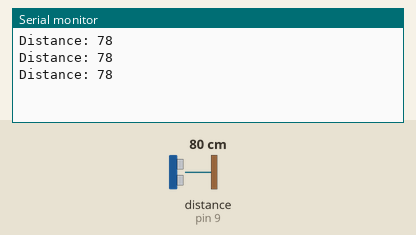
The sketch below on a simulated Arduino Uno, built with avr-gcc and run on an emulated ATmega328P. Parts: the last lines printed to the serial monitor. Wiring (inferred from the names in the program): ultrasonic range finder: trigger pin 9; echo pin 9. Inputs (shaded band) come from the test bench; at power-on: distance to the obstacle (sensor on pin 9) 80 cm. The echo pulse lasts 58.3 µs per cm.

Above: at 1.3 s.
1.4 s: distance to the obstacle (sensor on pin 9) set to 2 cm
At 1.9 s:
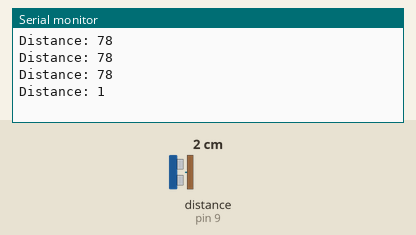
2.9 s: distance to the obstacle (sensor on pin 9) set to 4 cm
At 3.4 s:
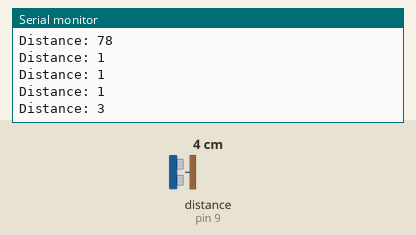
Timing chart, 0 to 5.9 s (numbered marks = the images above; inputs shaded):
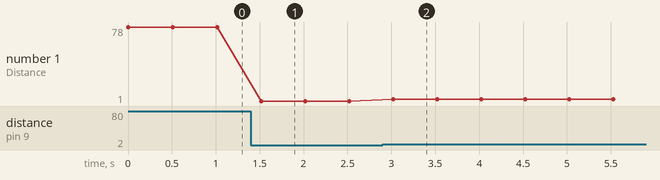

The sketch:

ultrasonic_distance_sensor1.ino
```cpp
const int signalPin = 9; // Signal pin for both Trig and Echo

long duration;
int distance;

void setup() {
  Serial.begin(9600);
}

void loop() {
  // Clear the signalPin
  pinMode(signalPin, OUTPUT);
  digitalWrite(signalPin, LOW);
  delayMicroseconds(2);

  // Trigger the sensor by setting the signalPin high for 10 microseconds
  digitalWrite(signalPin, HIGH);
  delayMicroseconds(10);
  digitalWrite(signalPin, LOW);

  // Read the echo
  pinMode(signalPin, INPUT);
  duration = pulseIn(signalPin, HIGH);

  // Calculate the distance
  distance = duration * 0.034 / 2; // Speed of sound wave divided by 2 (go and return)

  // Print the distance
  Serial.print("Distance: ");
  Serial.println(distance);

  delay(500); // Delay between measurements
}
```

Measured:
- after the input at 1.4 s, the serial monitor: prints a new line after 0.12 s (image 1)
- after the input at 2.9 s, the serial monitor: prints a new line after 0.12 s (image 2)
- plotted number 1: 78 → 1 after the input at 1.4 s, 1 → 3 after the input at 2.9 s
